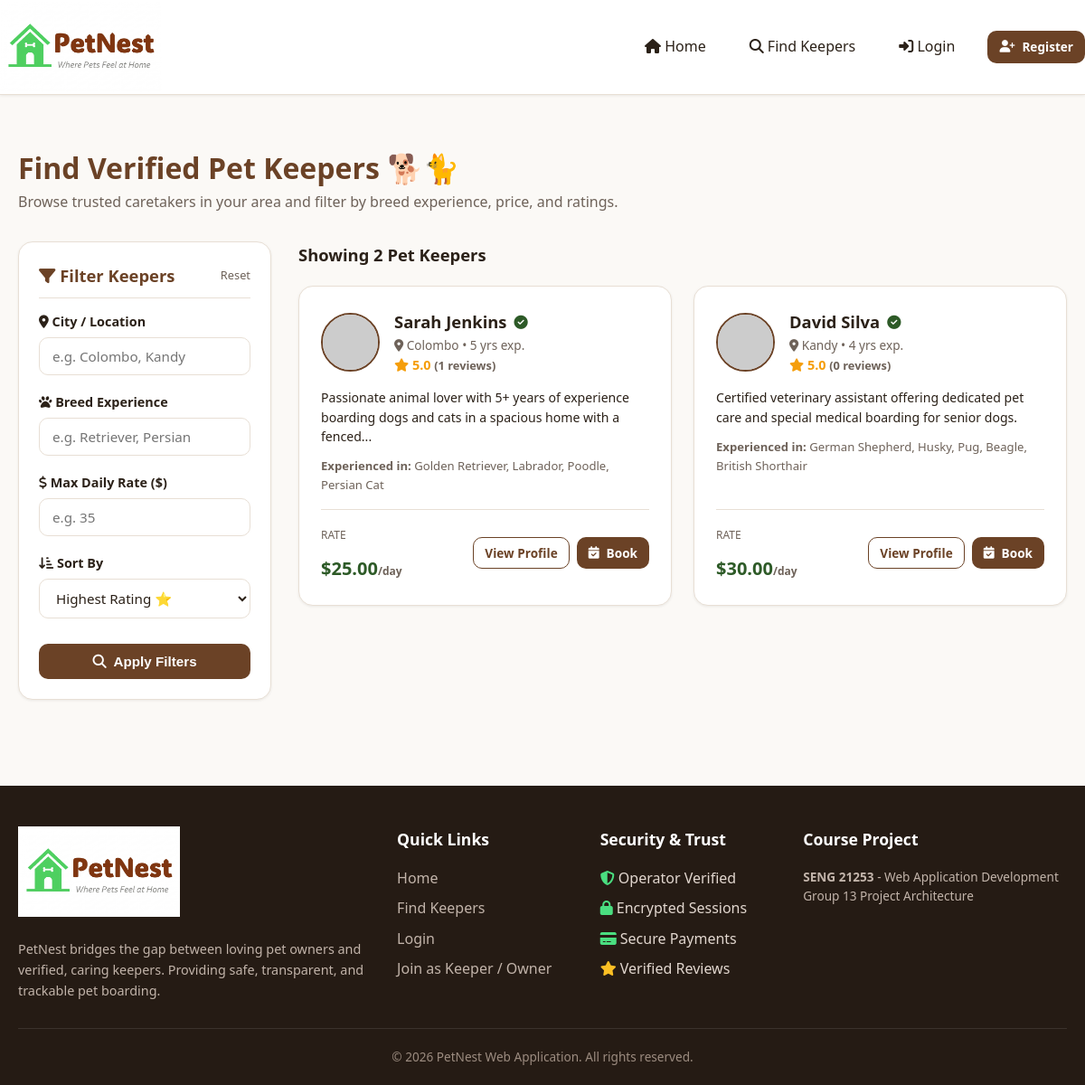
Screenshot of /search.php with the database file from the repository.
### tables this page shows
CREATE TABLE `users` (
  `user_id` INT AUTO_INCREMENT PRIMARY KEY,
  `full_name` VARCHAR(100) NOT NULL,
  `email` VARCHAR(150) NOT NULL UNIQUE,
  `password` VARCHAR(255) NOT NULL,
  `phone` VARCHAR(20) DEFAULT NULL,
  `role` ENUM('admin', 'operator', 'owner', 'keeper') NOT NULL DEFAULT 'owner',
  `profile_photo` VARCHAR(255) DEFAULT 'default_avatar.png',
  `created_at` TIMESTAMP DEFAULT CURRENT_TIMESTAMP,
  `is_active` TINYINT(1) DEFAULT 1
);

### search.php (the view, shortened to what this page needs)
<?php
require_once __DIR__ . '/includes/header.php';
$location = trim($_GET['location'] ?? '');
$breed    = trim($_GET['breed'] ?? '');
$maxPrice = !empty($_GET['max_price']) ? (float)$_GET['max_price'] : null;
$sortBy   = $_GET['sort_by'] ?? 'rating';
$petId    = (int)($_GET['pet_id'] ?? 0);
$sql = "
    SELECT u.user_id, u.full_name, u.profile_photo, u.phone,
           kp.bio, kp.location, kp.price_per_day, kp.breeds_experienced,
           kp.availability_status, kp.years_experience, kp.is_verified,
           COALESCE(AVG(r.stars), 5.0) AS avg_rating,
           COUNT(r.rating_id) AS total_reviews
    FROM users u
    JOIN keeper_profiles kp ON u.user_id = kp.user_id
    LEFT JOIN ratings r ON u.user_id = r.keeper_id
    WHERE u.role = 'keeper' AND u.is_active = 1
";
$params = [];
$sql .= " GROUP BY u.user_id, u.full_name, u.profile_photo, u.phone,
                   kp.bio, kp.location, kp.price_per_day, kp.breeds_experienced,
                   kp.availability_status, kp.years_experience, kp.is_verified";
switch ($sortBy) {
    case 'rating':
    default:
        $sql .= " ORDER BY avg_rating DESC, total_reviews DESC";
        break;
}
$keepers = [];
try {
    $stmt = $pdo->prepare($sql);
    $stmt->execute($params);
    $keepers = $stmt->fetchAll();
} catch (PDOException $e) {
    $keepers = [];
}
?>
<div class="container" style="padding: 35px 20px;">
    <div style="margin-bottom: 30px;">
        <h1 style="font-size: 2rem; color: var(--primary);">Find Verified Pet Keepers 🐕🐈</h1>
        <p style="color: var(--text-muted);">Browse trusted caretakers in your area and filter by breed experience, price, and ratings.</p>
    </div>
    <div style="display: grid; grid-template-columns: 280px 1fr; gap: 30px; align-items: start;">
        <div class="card" style="padding: 22px; position: sticky; top: 90px;">
            <div class="card-header" style="padding-bottom: 10px; margin-bottom: 14px;">
                <h3 class="card-title" style="font-size: 1.15rem;"><i class="fa-solid fa-filter"></i> Filter Keepers</h3>
                <a href="<?= BASE_URL ?>/search.php" style="font-size: 0.8rem; color: var(--text-muted);">Reset</a>
            </div>
            <form action="<?= BASE_URL ?>/search.php" method="GET">
                <div class="form-group">
                    <label class="form-label" for="location"><i class="fa-solid fa-location-dot"></i> City / Location</label>
                    <input type="text" id="location" name="location" class="form-control" value="<?= htmlspecialchars($location) ?>" placeholder="e.g. Colombo, Kandy">
                </div>
                <div class="form-group">
                    <label class="form-label" for="breed"><i class="fa-solid fa-paw"></i> Breed Experience</label>
                    <input type="text" id="breed" name="breed" class="form-control" value="<?= htmlspecialchars($breed) ?>" placeholder="e.g. Retriever, Persian">
                </div>
                <div class="form-group">
                    <label class="form-label" for="max_price"><i class="fa-solid fa-dollar-sign"></i> Max Daily Rate ($)</label>
                    <input type="number" id="max_price" name="max_price" class="form-control" value="<?= htmlspecialchars((string)($maxPrice ?? '')) ?>" placeholder="e.g. 35" min="5" step="1">
                </div>
                <div class="form-group">
                    <label class="form-label" for="sort_by"><i class="fa-solid fa-arrow-down-short-wide"></i> Sort By</label>
                    <select id="sort_by" name="sort_by" class="form-select">
                        <option value="rating" <?= $sortBy === 'rating' ? 'selected' : '' ?>>Highest Rating ⭐</option>
                    </select>
                </div>
                <button type="submit" class="btn btn-primary" style="width: 100%; margin-top: 10px;">
                    <i class="fa-solid fa-magnifying-glass"></i> Apply Filters
                </button>
            </form>
        </div>
        <div>
            <div style="display: flex; justify-content: space-between; align-items: center; margin-bottom: 20px;">
                <h3 style="font-size: 1.15rem; color: var(--text-dark);">
                    Showing <strong><?= count($keepers) ?></strong> Pet Keeper<?= count($keepers) === 1 ? '' : 's' ?>
                </h3>
            </div>
            <?php if (empty($keepers)): ?>
                <div class="card" style="text-align: center; padding: 60px 20px;">
                    <i class="fa-solid fa-user-xmark" style="font-size: 3rem; color: var(--border-color); margin-bottom: 15px;"></i>
                    <h2 style="font-size: 1.3rem; margin-bottom: 8px;">No Keepers Match Your Criteria</h2>
                    <p style="color: var(--text-muted); max-width: 440px; margin: 0 auto 20px;">
                        Try adjusting your location, clearing the breed keyword, or increasing the max daily price.
                    </p>
                    <a href="<?= BASE_URL ?>/search.php" class="btn btn-primary btn-sm">Clear All Filters</a>
                </div>
            <?php else: ?>
                <div class="grid-2">
                    <?php foreach ($keepers as $keeper): ?>
                        <div class="card keeper-card" style="display: flex; flex-direction: column; justify-content: space-between;">
                            <div>
                                <div class="keeper-card-header">
                                    <img src="<?= BASE_URL ?>/uploads/profiles/<?= htmlspecialchars($keeper['profile_photo']) ?>"
                                         onerror="this.src='https://ui-avatars.com/api/?name=<?= urlencode($keeper['full_name']) ?>&background=6B4226&color=fff'"
                                         alt="<?= htmlspecialchars($keeper['full_name']) ?>"
                                         class="keeper-avatar">
                                    <div style="flex: 1;">
                                        <div style="display: flex; align-items: center; gap: 8px;">
                                            <h4 class="keeper-name"><?= htmlspecialchars($keeper['full_name']) ?></h4>
                                            <?php if ((int)$keeper['is_verified'] === 1): ?>
                                                <span title="Verified Keeper" style="color: var(--secondary); font-size: 0.95rem;"><i class="fa-solid fa-circle-check"></i></span>
                                            <?php endif; ?>
                                        </div>
                                        <div class="keeper-location"><i class="fa-solid fa-location-dot"></i> <?= htmlspecialchars($keeper['location']) ?> &bull; <?= $keeper['years_experience'] ?> yrs exp.</div>
                                        <div class="keeper-rating">
                                            <i class="fa-solid fa-star"></i> <?= number_format($keeper['avg_rating'], 1) ?>
                                            <span style="color: var(--text-muted); font-size: 0.8rem;">(<?= $keeper['total_reviews'] ?> reviews)</span>
                                        </div>
                                    </div>
                                </div>
                                <p style="font-size: 0.88rem; color: var(--text-dark); margin-bottom: 12px; line-height: 1.5;">
                                    <?= htmlspecialchars(mb_strimwidth($keeper['bio'] ?: 'Experienced caretaker ready to host your pet.', 0, 110, '...')) ?>
                                </p>
                                <div style="font-size: 0.82rem; color: var(--text-muted); margin-bottom: 16px;">
                                    <strong>Experienced in:</strong> <?= htmlspecialchars($keeper['breeds_experienced'] ?: 'All friendly breeds') ?>
                                </div>
                            </div>
                            <div style="border-top: 1px solid var(--border-color); padding-top: 14px; margin-top: auto; display: flex; justify-content: space-between; align-items: center;">
                                <div>
                                    <span style="font-size: 0.75rem; color: var(--text-muted); text-transform: uppercase;">Rate</span>
                                    <div class="keeper-price">$<?= number_format($keeper['price_per_day'], 2) ?><small style="font-size:0.75rem; color:var(--text-muted);">/day</small></div>
                                </div>
                                <div style="display: flex; gap: 8px;">
                                    <a href="<?= BASE_URL ?>/keeper_profile.php?id=<?= $keeper['user_id'] ?><?= $petId > 0 ? '&pet_id=' . $petId : '' ?>" class="btn btn-outline btn-sm">
                                        View Profile
                                    </a>
                                    <a href="<?= BASE_URL ?>/book.php?keeper_id=<?= $keeper['user_id'] ?><?= $petId > 0 ? '&pet_id=' . $petId : '' ?>" class="btn btn-primary btn-sm">
                                        <i class="fa-solid fa-calendar-check"></i> Book
                                    </a>
                                </div>
                            </div>
                        </div>
                    <?php endforeach; ?>
                </div>
            <?php endif; ?>
        </div>
    </div>
</div>
<?php require_once __DIR__ . '/includes/footer.php'; ?>

### assets/css/style.css (style rules this page uses)
:root { --primary: #6B4226; --primary-hover: #54331C; --primary-light: #F4ECE6; --secondary: #2D5A27; --secondary-hover: #22441D; --secondary-light: #EBF3EA; --accent: #D97706; --accent-light: #FEF3C7; --bg-main: #FBF9F6; --bg-card: #FFFFFF; --text-dark: #2B2118; --text-muted: #6E6259; --border-color: #E8DFD5; --border-focus: #8D5B36; --status-pending-bg: #FEF3C7; --status-pending-text: #92400E; --status-confirmed-bg: #DCFCE7; --status-confirmed-text: #166534; --status-active-bg: #E0E7FF; --status-active-text: #3730A3; --status-completed-bg: #F3E8FF; --status-completed-text: #6B21A8; --status-rejected-bg: #FEE2E2; --status-rejected-text: #991B1B; --status-cancelled-bg: #F3F4F6; --status-cancelled-text: #4B5563; --font-family: 'Segoe UI', system-ui, -apple-system, BlinkMacSystemFont, Roboto, sans-serif; --radius-sm: 6px; --radius-md: 10px; --radius-lg: 16px; --shadow-sm: 0 1px 3px rgba(43, 33, 24, 0.08); --shadow-md: 0 4px 12px rgba(43, 33, 24, 0.10); --shadow-lg: 0 10px 25px rgba(43, 33, 24, 0.12); --transition: all 0.2s ease-in-out; }
*, *::before, *::after { box-sizing: border-box; margin: 0; padding: 0; }
body { font-family: var(--font-family); background-color: var(--bg-main); color: var(--text-dark); line-height: 1.6; min-height: 100vh; display: flex; flex-direction: column; }
a { color: var(--primary); text-decoration: none; transition: var(--transition); }
img { max-width: 100%; height: auto; display: block; }
.container { width: 100%; max-width: 1200px; margin: 0 auto; padding: 0 20px; }
.btn { display: inline-flex; align-items: center; justify-content: center; gap: 8px; padding: 10px 20px; font-size: 0.95rem; font-weight: 600; border-radius: var(--radius-md); border: 1px solid transparent; cursor: pointer; transition: var(--transition); text-decoration: none; }
.btn-primary { background-color: var(--primary); color: #FFFFFF; }
.btn-outline { background-color: transparent; border-color: var(--primary); color: var(--primary); }
.btn-sm { padding: 6px 12px; font-size: 0.85rem; }
.form-group { margin-bottom: 18px; }
.form-label { display: block; font-weight: 600; margin-bottom: 6px; color: var(--text-dark); font-size: 0.9rem; }
.form-control, .form-select, textarea { width: 100%; padding: 10px 14px; font-size: 0.95rem; font-family: inherit; border: 1px solid var(--border-color); border-radius: var(--radius-md); background: #FFFFFF; color: var(--text-dark); transition: var(--transition); }
.card { background: var(--bg-card); border: 1px solid var(--border-color); border-radius: var(--radius-lg); padding: 24px; box-shadow: var(--shadow-sm); transition: var(--transition); }
.card-header { border-bottom: 1px solid var(--border-color); padding-bottom: 14px; margin-bottom: 18px; display: flex; align-items: center; justify-content: space-between; }
.card-title { font-size: 1.25rem; font-weight: 700; color: var(--primary); }
.grid-2 { display: grid; grid-template-columns: repeat(2, 1fr); gap: 24px; }
.keeper-card { display: flex; flex-direction: column; height: 100%; }
.keeper-card-header { display: flex; gap: 16px; align-items: center; margin-bottom: 14px; }
.keeper-avatar { width: 65px; height: 65px; border-radius: 50%; object-fit: cover; border: 2px solid var(--primary); }
.keeper-name { font-size: 1.15rem; font-weight: 700; color: var(--text-dark); }
.keeper-location { font-size: 0.85rem; color: var(--text-muted); }
.keeper-price { font-size: 1.25rem; font-weight: 700; color: var(--secondary); margin-top: 10px; }
.keeper-rating { color: #F59E0B; font-weight: 600; font-size: 0.9rem; }

### rows the page displays
users: full_name "Sarah Jenkins", location "Colombo", years_experience "5", avg_rating "5.0", total_reviews "1", bio "Passionate animal lover with 5+ years of experience boarding dogs and cats in a spacious home with a fenced...", breeds_experienced "Golden Retriever, Labrador, Poodle, Persian Cat", price_per_day "25.00"
users: full_name "David Silva", location "Kandy", years_experience "4", avg_rating "5.0", total_reviews "0", bio "Certified veterinary assistant offering dedicated pet care and special medical boarding for senior dogs.", breeds_experienced "German Shepherd, Husky, Pug, Beagle, British Shorthair", price_per_day "30.00"

### other values shown
count($keepers) "2"
